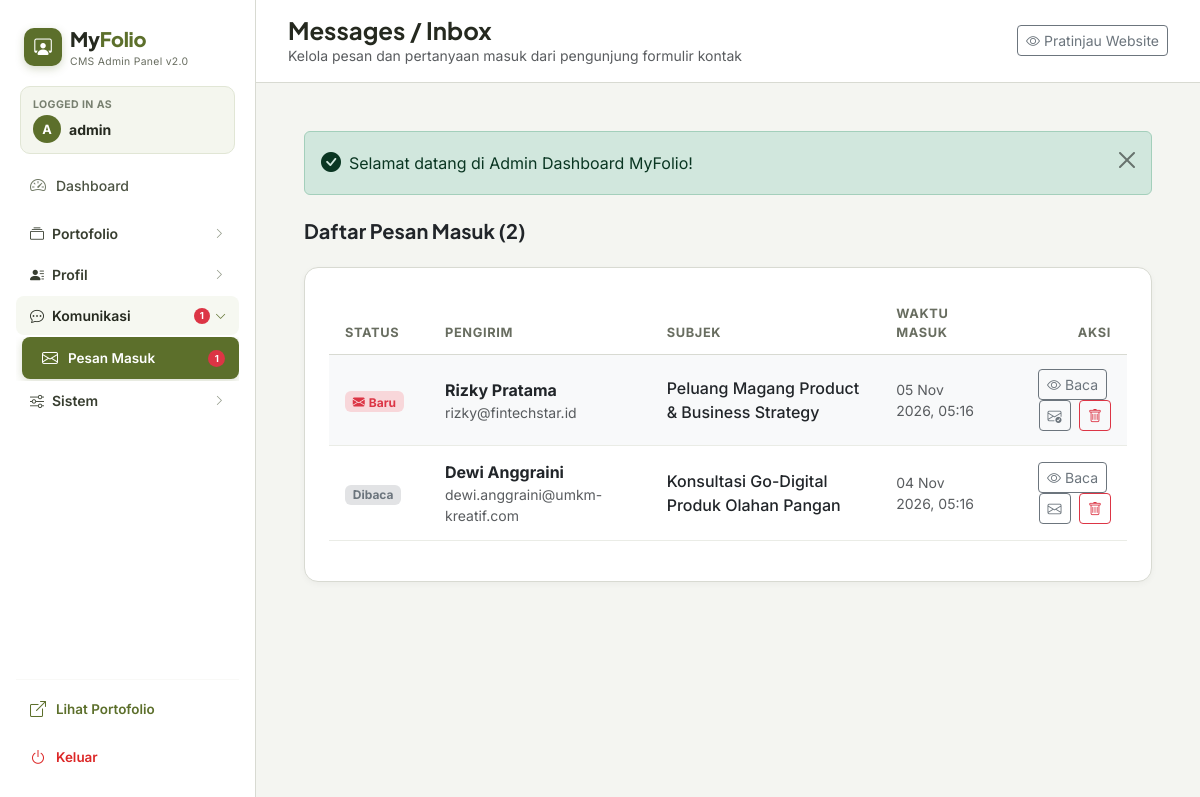
/admin/messages.php (signed in), run on an earlier commit of the app's database.
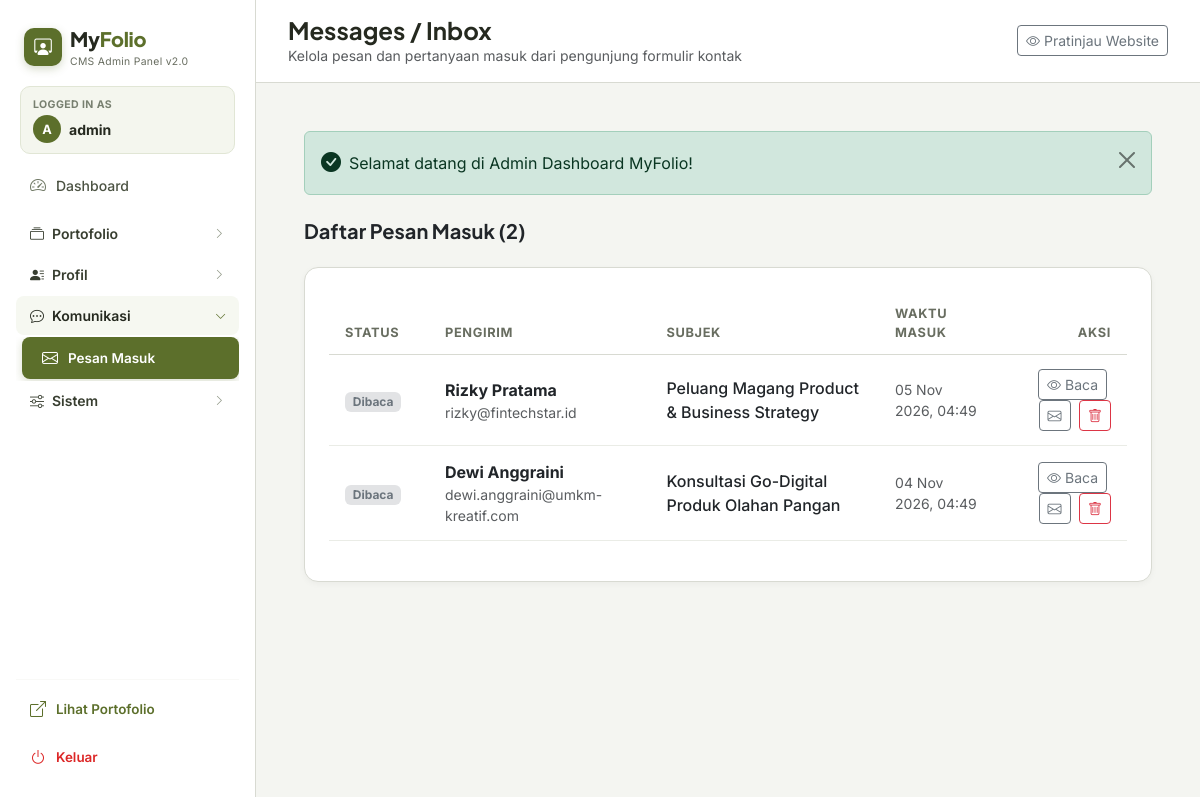
And on a later commit of the database.
### tables this page shows
CREATE TABLE `messages` (
  `id` int(11) NOT NULL AUTO_INCREMENT,
  `sender_name` varchar(100) NOT NULL,
  `sender_email` varchar(120) NOT NULL,
  `subject` varchar(150) DEFAULT NULL,
  `message` text NOT NULL,
  `is_read` tinyint(1) DEFAULT 0,
  `sent_at` timestamp NOT NULL DEFAULT current_timestamp(),
  PRIMARY KEY (`id`)
);

### includes/functions.php (called while the page is built, shortened)
<?php
function e(?string $value): string {
    return htmlspecialchars($value ?? '', ENT_QUOTES, 'UTF-8');
}

### admin/messages.php (the view, shortened to what the changed rows need)
<?php
require_once __DIR__ . '/includes/admin_init.php';
$messages = $pdo->query("SELECT * FROM messages ORDER BY sent_at DESC")->fetchAll();
$currentPage = 'messages';
require_once __DIR__ . '/includes/admin_header.php';
?>
<div class="admin-card">
    <?php if (empty($messages)): ?>
        <div class="text-center py-5 text-muted">Belum ada pesan yang masuk.</div>
    <?php else: ?>
        <div class="table-responsive">
            <table class="table admin-table align-middle">
                <thead>
                    <tr>
                        <th style="width: 100px;">Status</th>
                        <th>Pengirim</th>
                        <th>Subjek</th>
                        <th>Waktu Masuk</th>
                        <th class="text-end">Aksi</th>
                    </tr>
                </thead>
                <tbody>
                    <?php foreach ($messages as $msg): ?>
                        <tr class="<?= $msg['is_read'] ? '' : 'table-light' ?>">
                            <td>
                                <?php if ($msg['is_read']): ?>
                                    <span class="badge bg-secondary-subtle text-secondary">Dibaca</span>
                                <?php else: ?>
                                    <span class="badge bg-danger-subtle text-danger fw-bold"><i class="bi bi-envelope-fill me-1"></i>Baru</span>
                                <?php endif; ?>
                            </td>
                            <td>
                                <div class="fw-bold text-dark"><?= e($msg['sender_name']) ?></div>
                                <div class="small text-muted"><?= e($msg['sender_email']) ?></div>
                            </td>
                            <td class="text-dark fw-medium"><?= e($msg['subject']) ?></td>
                            <td class="small text-muted"><?= date('d M Y, H:i', strtotime($msg['sent_at'])) ?></td>
                            <td class="text-end">
                                <button class="btn btn-outline-secondary btn-sm py-1 px-2.5 me-1"
                                    onclick="viewMessage(<?= htmlspecialchars(json_encode($msg), ENT_QUOTES, 'UTF-8') ?>)">
                                    <i class="bi bi-eye"></i> Baca
                                </button>
                                <form method="POST" action="messages.php" class="d-inline">
                                    <button type="submit" class="btn btn-outline-secondary btn-sm py-1 px-2 me-1" title="Ubah status baca">
                                        <i class="bi <?= $msg['is_read'] ? 'bi-envelope' : 'bi-envelope-check' ?>"></i>
                                    </button>
                                </form>
                                <form method="POST" action="messages.php" class="d-inline" onsubmit="return confirm('Hapus pesan ini permanen?');">
                                    <button type="submit" class="btn btn-outline-danger btn-sm py-1 px-2">
                                        <i class="bi bi-trash"></i>
                                    </button>
                                </form>
                            </td>
                        </tr>
                    <?php endforeach; ?>
                </tbody>
            </table>
        </div>
    <?php endif; ?>
</div>
<?php
require_once __DIR__ . '/includes/admin_footer.php';
?>

### admin/includes/admin_header.php (shortened to what the changed rows need)
<?php
require_once __DIR__ . '/admin_init.php';
$currentPage = $currentPage ?? 'dashboard';
$unreadCount = (int)$pdo->query("SELECT COUNT(*) FROM messages WHERE is_read = 0")->fetchColumn();
$navGroups = [
    'portofolio'  => ['projects', 'categories', 'skills'],
    'profil'      => ['profile', 'experiences', 'education', 'social-links'],
    'komunikasi'  => ['messages'],
    'sistem'      => ['settings'],
];
$activeGroup = '';
foreach ($navGroups as $group => $pages) {
    if (in_array($currentPage, $pages)) {
        $activeGroup = $group;
        break;
    }
}
?>
<!DOCTYPE html>
<html lang="id">
<head>
    <link href="https://cdn.jsdelivr.net/npm/bootstrap@5.3.3/dist/css/bootstrap.min.css" rel="stylesheet">
    <link href="https://cdn.jsdelivr.net/npm/bootstrap-icons@1.11.3/font/bootstrap-icons.min.css" rel="stylesheet">
    <link rel="stylesheet" href="../assets/css/admin.css">
</head>
<body>
<div class="d-flex">
    <aside class="admin-sidebar p-3">
        <nav class="nav flex-column flex-grow-1">
            <?php $isOpen = $activeGroup === 'komunikasi'; ?>
            <button class="nav-group-toggle <?= $isOpen ? 'open' : 'collapsed' ?>"
                    data-bs-toggle="collapse"
                    data-bs-target="#grpKomunikasi"
                    aria-expanded="<?= $isOpen ? 'true' : 'false' ?>">
                <span class="d-flex align-items-center gap-1">
                    <?php if ($unreadCount > 0): ?>
                        <span class="badge bg-danger rounded-pill" style="font-size:.6rem;padding:3px 6px;"><?= $unreadCount ?></span>
                    <?php endif; ?>
                    <i class="bi bi-chevron-right toggle-chevron"></i>
                </span>
            </button>
            <div class="collapse nav-group-body <?= $isOpen ? 'show' : '' ?>" id="grpKomunikasi">
                <a href="messages.php" class="admin-nav-link sub <?= $currentPage === 'messages' ? 'active' : '' ?>">
                    <i class="bi bi-envelope"></i>
                    <span>Pesan Masuk</span>
                    <?php if ($unreadCount > 0): ?>
                        <span class="badge bg-danger rounded-pill ms-auto" style="font-size:.6rem;"><?= $unreadCount ?></span>
                    <?php endif; ?>
                </a>
            </div>
        </nav>
    </aside>
    <div class="flex-grow-1 d-flex flex-column overflow-auto" style="height: 100vh;">
        <main class="p-4 p-md-5 flex-grow-1">

What changed in the data, as far as the page shows it:
changed messages "Rizky Pratama": sent_at "05 Nov 2026, 05:16" → "05 Nov 2026, 04:49"; is_read "Baru" → "Dibaca"
changed messages "Dewi Anggraini": sent_at "04 Nov 2026, 05:16" → "04 Nov 2026, 04:49"
Also different on the page:
$unreadCount: "1" → (not shown)
